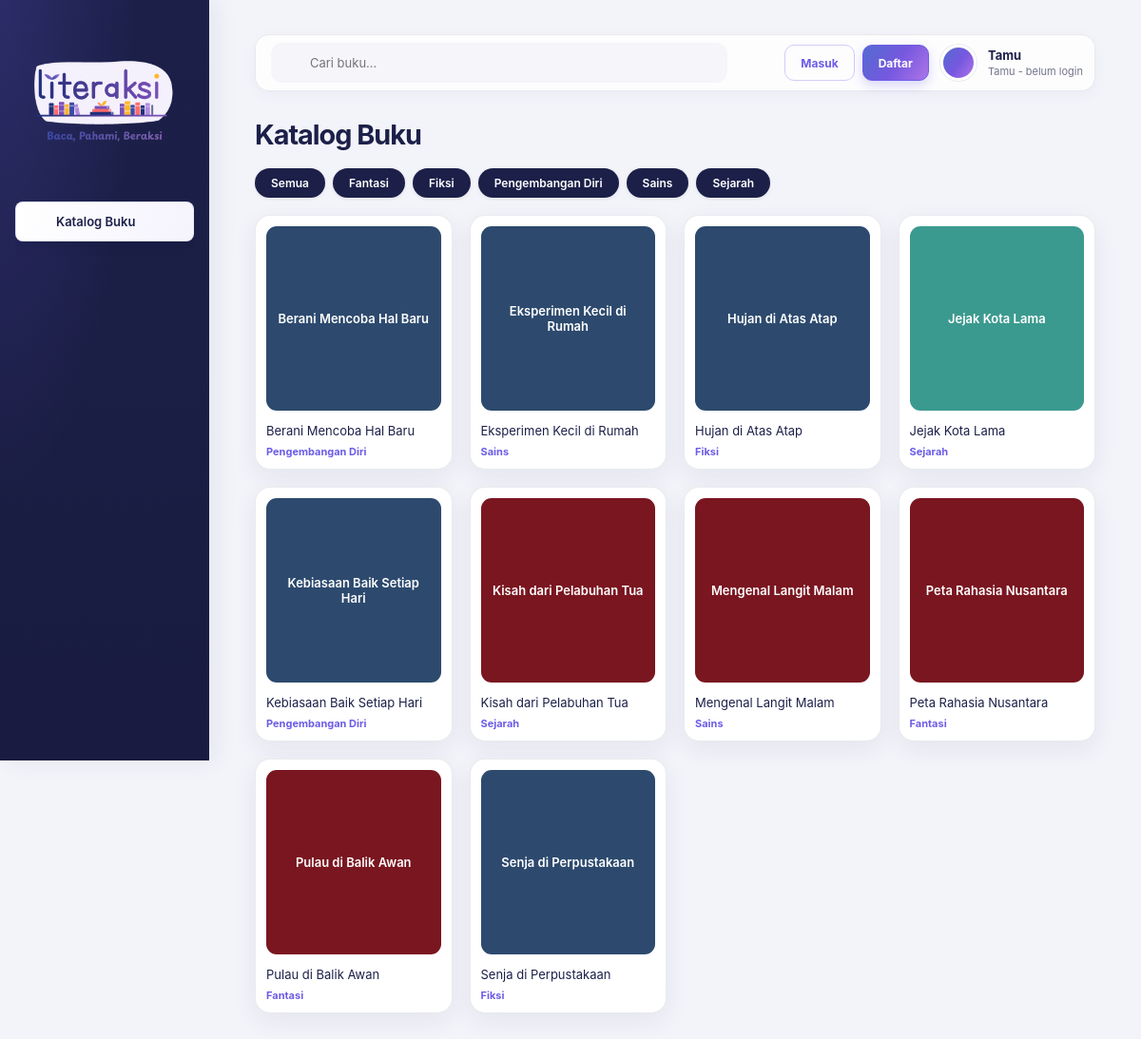
Page /katalog.php on the committed database.
### tables this page shows
CREATE TABLE IF NOT EXISTS `kategori` (
    `id_kategori` VARCHAR(10) NOT NULL,
    `kategori` VARCHAR(100) NOT NULL,
    PRIMARY KEY (`id_kategori`)
);

CREATE TABLE IF NOT EXISTS `buku` (
    `id_buku` VARCHAR(10) NOT NULL,
    `judul` VARCHAR(200) NOT NULL,
    `id_kategori` VARCHAR(10) DEFAULT NULL,
    `id_penerbit` VARCHAR(10) DEFAULT NULL,
    PRIMARY KEY (`id_buku`),
    KEY `idx_buku_kategori` (`id_kategori`),
    KEY `idx_buku_penerbit` (`id_penerbit`),
    CONSTRAINT `fk_buku_kategori`
        FOREIGN KEY (`id_kategori`) REFERENCES `kategori` (`id_kategori`)
        ON UPDATE CASCADE ON DELETE SET NULL,
    CONSTRAINT `fk_buku_penerbit`
        FOREIGN KEY (`id_penerbit`) REFERENCES `penerbit` (`id_penerbit`)
        ON UPDATE CASCADE ON DELETE SET NULL
);

### config.php (called while the page is built, shortened)
<?php
function book_cover_url(string $id): ?string
{
    $directory = __DIR__ . '/uploads/book-covers/';
    $filename = hash('sha256', $id);
    foreach (['jpg', 'png', 'gif', 'webp', 'avif', 'bmp', 'ico'] as $extension) {
        $path = $directory . $filename . '.' . $extension;
    }
    return null;
}

### katalog.php (the view, shortened to what this page needs)
<?php
require 'config.php';
require 'layout.php';
$kategoriId = (int) ($_GET['kategori'] ?? 0);
$cari       = trim($_GET['q'] ?? '');
$kategori = $pdo->query('SELECT id_kategori, kategori FROM kategori ORDER BY kategori')->fetchAll();
$sql = 'SELECT b.id_buku, b.judul, k.kategori
        FROM buku b LEFT JOIN kategori k ON k.id_kategori = b.id_kategori
        WHERE 1=1';
$params = [];
$sql .= ' ORDER BY b.judul LIMIT 200';
$q = $pdo->prepare($sql);
$q->execute($params);
$books = $q->fetchAll();
$palette = ['#5b8fc9', '#7a1620', '#2d4a6e', '#3b9a8f', '#6c5ce7', '#b5651d'];
function chip_url(int $id, string $cari): string
{
    $qs = array_filter(['kategori' => $id ?: null, 'q' => $cari !== '' ? $cari : null]);
    return 'katalog.php' . ($qs ? '?' . http_build_query($qs) : '');
}
?>
<!DOCTYPE html>
<html lang="id">
<head>
    <link rel="stylesheet" href="assets/css/style.css?v=<?= filemtime(__DIR__ . '/assets/css/style.css') ?>">
</head>
<body class="dash-body">
    <main class="main">
        <h3 class="page-title">Katalog Buku</h3>
        <div class="chips">
            <a class="chip <?= $kategoriId === 0 ? 'active' : '' ?>" href="<?= chip_url(0, $cari) ?>">Semua</a>
            <?php foreach ($kategori as $k): ?>
                <a class="chip <?= $kategoriId === (int) $k['id_kategori'] ? 'active' : '' ?>"
                   href="<?= chip_url((int) $k['id_kategori'], $cari) ?>"><?= htmlspecialchars($k['kategori']) ?></a>
            <?php endforeach; ?>
        </div>
        <div class="books">
            <?php foreach ($books as $b): ?>
                <?php $coverUrl = book_cover_url((string) $b['id_buku']); ?>
                <a class="book-card" href="detail_buku.php?id=<?= rawurlencode((string) $b['id_buku']) ?>"
                   style="text-decoration:none;color:inherit;display:block;">
                    <div class="cover<?= $coverUrl !== null ? ' has-image' : '' ?>" style="background: <?= $palette[crc32($b['judul']) % count($palette)] ?>">
                        <?php if ($coverUrl !== null): ?>
                            <img class="cover-image" src="<?= htmlspecialchars($coverUrl) ?>" alt="Sampul buku: <?= htmlspecialchars($b['judul']) ?>">
                        <?php else: ?>
                            <span><?= htmlspecialchars($b['judul']) ?></span>
                        <?php endif; ?>
                    </div>
                    <p class="book-title"><?= htmlspecialchars($b['judul']) ?></p>
                    <p class="book-price"><?= htmlspecialchars($b['kategori'] ?? '-') ?></p>
                </a>
            <?php endforeach; ?>
        </div>
    </main>
</body>
</html>

### assets/css/style.css (style rules this page uses)
* { box-sizing: border-box; margin: 0; padding: 0; }
:root { --navy: #1c2049; --purple: #6c5ce7; --lilac: #a99cf5; --btn: #6b7ac9; --link: #1da1f2; }
body { font-family: "Poppins", "Inter", Arial, sans-serif; }
.dash-body { display: flex; min-height: 100vh; background: #f4f5fa; color: var(--navy); }
.main { flex: 1; padding: 20px 28px; min-width: 0; }
.books { display: grid; grid-template-columns: repeat(auto-fill, minmax(150px, 1fr)); gap: 16px; }
.book-card { background: #fff; border-radius: 10px; padding: 10px; box-shadow: 0 1px 4px rgba(0,0,0,.08); text-decoration: none; color: inherit; display: block; transition: transform .15s, box-shadow .15s; }
.cover { height: 170px; border-radius: 6px; color: #fff; display: flex; align-items: center; justify-content: center; text-align: center; padding: 10px; font-size: 13px; font-weight: 600; }
.book-title { font-size: 12px; margin-top: 8px; }
.book-price { font-size: 12px; font-weight: 700; margin-top: 2px; }
.page-title { font-size: 20px; margin-bottom: 14px; }
.chips { display: flex; flex-wrap: wrap; gap: 8px; margin-bottom: 18px; }
.chip { background: #fff; color: var(--navy); text-decoration: none; font-size: 12px; font-weight: 600; padding: 7px 16px; border-radius: 18px; box-shadow: 0 1px 4px rgba(0,0,0,.08); border: 1px solid transparent; }
.chip.active { background: var(--navy); color: #fff; }
:root { color-scheme: light; --page: #f3f4fa; --surface: #fff; --ink-muted: #72758a; --line: rgba(28, 32, 73, .09); --shadow-soft: 0 8px 26px rgba(28, 32, 73, .07); --shadow-raised: 0 16px 38px rgba(28, 32, 73, .12); --radius-card: 16px; --radius-control: 10px; }
html { min-height: 100%; scroll-behavior: smooth; }
body { color: var(--navy); text-rendering: optimizeLegibility; -webkit-font-smoothing: antialiased; }
button, a { -webkit-tap-highlight-color: transparent; }
.dash-body { background: var(--page); }
.main { padding: clamp(20px, 3vw, 38px) clamp(20px, 4vw, 52px); }
.page-title, .notification-heading { letter-spacing: -.035em; }
.page-title { margin-bottom: 18px; font-size: clamp(23px, 2.4vw, 30px); }
.stat-card, .book-card, .notif, .card, .profile-head, .table-wrap { border: 1px solid var(--line); border-radius: var(--radius-card); background: var(--surface); box-shadow: var(--shadow-soft); }
.books { grid-template-columns: repeat(auto-fill, minmax(168px, 1fr)); gap: 18px; }
.book-card { overflow: hidden; padding: 11px; transition: transform .2s, box-shadow .2s, border-color .2s; }
.cover { height: 194px; border-radius: 11px; }
.book-title { margin-top: 12px; font-size: 13px; line-height: 1.45; }
.book-price { margin-top: 5px; color: var(--purple); font-size: 11px; }
html { --accent-rgb: 108, 92, 231; --accent-gradient: linear-gradient(125deg, #536bd1 0%, #7658df 52%, #ad75e8 100%); }

### rows in the picture
kategori: kategori "Fantasi"
kategori: kategori "Fiksi"
kategori: kategori "Pengembangan Diri"
kategori: kategori "Sains"
kategori: kategori "Sejarah"
buku: judul "Berani Mencoba Hal Baru", id_kategori.kategori "Pengembangan Diri"
buku: judul "Eksperimen Kecil di Rumah", id_kategori.kategori "Sains"
buku: judul "Hujan di Atas Atap", id_kategori.kategori "Fiksi"
buku: judul "Jejak Kota Lama", id_kategori.kategori "Sejarah"
buku: judul "Kebiasaan Baik Setiap Hari", id_kategori.kategori "Pengembangan Diri"
buku: judul "Kisah dari Pelabuhan Tua", id_kategori.kategori "Sejarah"
buku: judul "Mengenal Langit Malam", id_kategori.kategori "Sains"
buku: judul "Peta Rahasia Nusantara", id_kategori.kategori "Fantasi"
buku: judul "Pulau di Balik Awan", id_kategori.kategori "Fantasi"
buku: judul "Senja di Perpustakaan", id_kategori.kategori "Fiksi"

### other values in the picture
$label "Katalog Buku"
$user['nama'] "Tamu"
